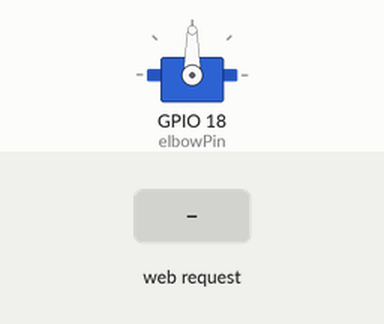
Bench run of a sketch on a simulated ESP32. Parts: servo. The test bench sets the inputs (shaded band). WiFi joins after 1.5 s; servers stay silent unless stated; what the sketch prints to the serial monitor is not drawn.

Above: at 2.7 s.
2.8 s: HTTP request GET /move?y=1 received
At 3.9 s:
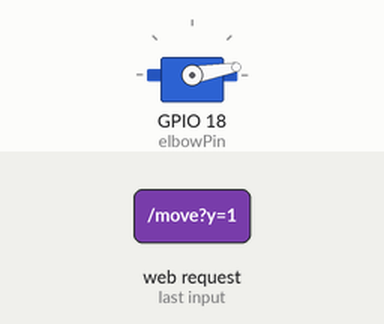
4.3 s: HTTP request GET /move?y=120 received
At 4.9 s:
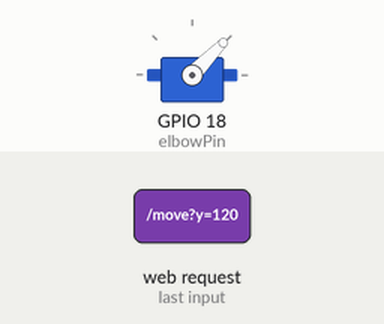
Timing chart, 0 to 7.3 s (numbered marks = the images above; inputs shaded):
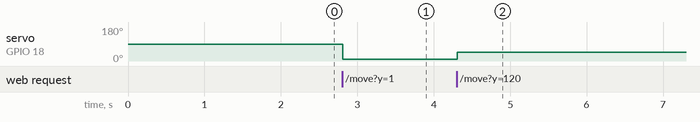

The sketch:

control.ino
```cpp
#include <WiFi.h>
#include <ESP32Servo.h>
#include <WebServer.h>

const char* ssid = "user_name";
const char* password = "password";

WebServer server(80);

Servo elbowServo;

const int elbowPin = 18;

int currentAngle = 90;
int targetAngle = 90;

void handleMove() {

  if (server.hasArg("y")) {

    int y = server.arg("y").toInt();

    // Game canvas is 380 pixels high
    targetAngle = map(y, 0, 380, 10, 125);
    targetAngle = constrain(targetAngle, 10, 125);

    Serial.print("Target Y: ");
    Serial.print(y);
    Serial.print("  Servo Target: ");
    Serial.println(targetAngle);

    server.send(200, "text/plain", "OK");
  }
  else {
    server.send(400, "text/plain", "No y");
  }
}

void setup() {

  Serial.begin(115200);

  elbowServo.attach(elbowPin);
  elbowServo.write(currentAngle);

  WiFi.mode(WIFI_STA);
  WiFi.begin(ssid, password);

  Serial.print("Connecting");

  while (WiFi.status() != WL_CONNECTED) {
    delay(500);
    Serial.print(".");
  }

  Serial.println();
  Serial.println("Connected");
  Serial.print("IP: ");
  Serial.println(WiFi.localIP());

  server.enableCORS();
  server.on("/move", HTTP_GET, handleMove);
  server.begin();
}

void loop() {

  server.handleClient();

  // Smooth movement
  if (currentAngle < targetAngle) {
    currentAngle++;
    elbowServo.write(currentAngle);
  }
  else if (currentAngle > targetAngle) {
    currentAngle--;
    elbowServo.write(currentAngle);
  }
}
```

Measured:
- after the input at 2.8 s, servo on GPIO 18 (elbowPin): 90° → 10° at once
- after the input at 4.3 s, servo on GPIO 18 (elbowPin): 10° → 46° at once
